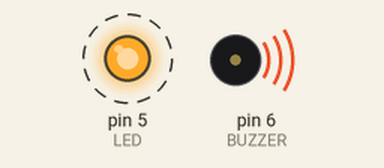
The sketch below on a simulated Arduino Uno, built with avr-gcc and run on an emulated ATmega328P. On the bench: output pins drawn as LEDs (lit = HIGH), buzzer (waves = sounding). Dashed ring = blinking.

Above: at 0.2 s.
At 1.2 s:
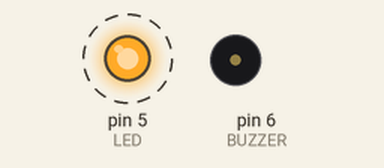
Timing chart, 0 to 5.2 s (numbered marks = the images above):
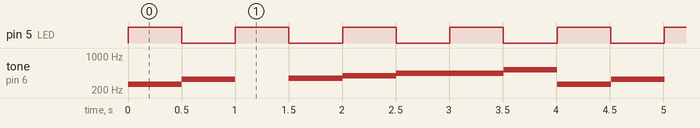

The sketch:

lab3-2_HW1.ino
```cpp
#define LED 5
#define BUZZER 6
int i = 0;
enum {REST=0, DO=262, RE=294, MI=330, FA=349, SOL=392, LA=440, SHI=494, DO2=523};
int buttonState = HIGH;
int Frequency[] = {DO, RE, MI, REST, FA, SOL, LA, SHI, DO2};

unsigned long lastLedDebounceTime = 0;
unsigned long lastBuzzerDebounceTime = 0;
unsigned long ledDelay = 500;
unsigned long Delay[] = {500, 0, 500, 500, 500, 500, 1000, 0, 500};

void setup() {
  // put your setup code here, to run once:
  pinMode(LED, OUTPUT);
  pinMode(BUZZER, OUTPUT);

  tone(BUZZER, Frequency[0]);
}

void loop() {
  if(millis() - lastLedDebounceTime > ledDelay){
    lastLedDebounceTime = millis();
    buttonState = !buttonState;
  }
  if(millis() - lastBuzzerDebounceTime > Delay[i]){
    i++;
    lastBuzzerDebounceTime = millis();
    if(i == 9) i = 0;
    tone(BUZZER, Frequency[i]);
  }
  digitalWrite(LED, buttonState);
}
```

Measured:
- by itself, pin 5 (LED): alternates HIGH for 0.50 s and LOW for 0.50 s
- by itself, tone on pin 6 (BUZZER): repeats every 4.0 s: 330 Hz 0.50 s, silent 0.50 s, 349 Hz 0.50 s, 392 Hz 0.50 s, 440 Hz 1.0 s, 523 Hz 0.50 s, 262 Hz 0.50 s
